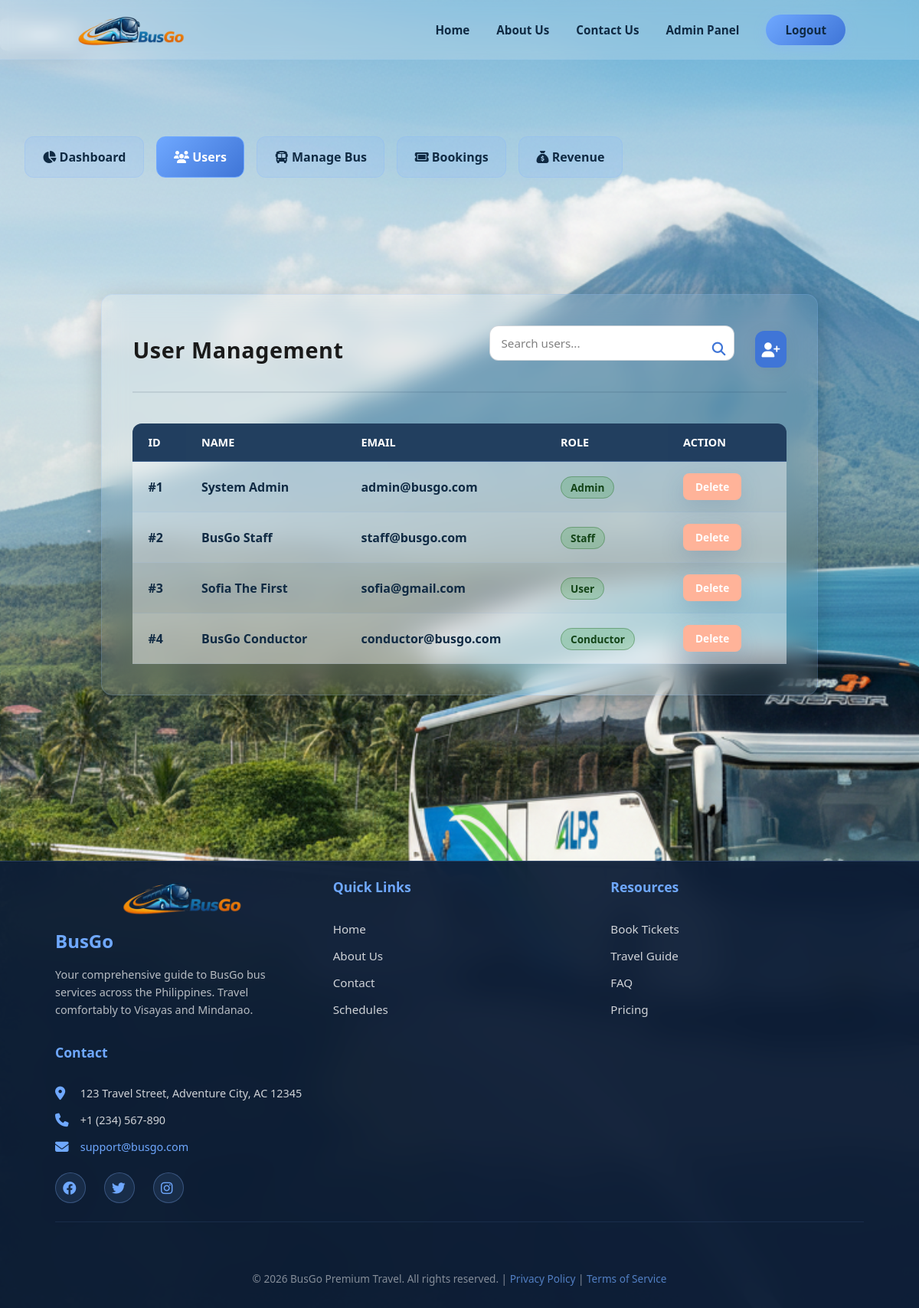
Page /admin/users (signed in) on the committed database.
### tables this page shows
CREATE TABLE users (
            id INTEGER PRIMARY KEY AUTOINCREMENT,
            fullname TEXT NOT NULL,
            email TEXT UNIQUE NOT NULL,
            password TEXT NOT NULL,
            role TEXT DEFAULT 'user',
            created_at TEXT DEFAULT CURRENT_TIMESTAMP
        );

### app.py (the view, shortened to what this page needs)
@app.route("/admin/users", methods=["GET", "POST"])
def admin_users():
    if "user_id" not in session or session.get("role") != "admin":
        return redirect(url_for("home"))
    conn = get_db_connection()
    users = conn.execute(
        "SELECT id, fullname, email, role FROM users"
    ).fetchall()
    conn.close()
    return render_template("admin_users.html", users=users)

### app.py (called while the page is built)
def get_db_connection():
    conn = sqlite3.connect(DATABASE)
    conn.row_factory = sqlite3.Row
    return conn

@app.context_processor
def inject_user_info():
    return dict(
        user_role=session.get("role"),
        user_name=session.get("fullname")
    )

### templates/admin_users.html (shortened to what this page needs)
{% extends "base.html" %}
{% block content %}
<div class="admin-wrapper">
    <div class="admin-content">
        <div class="admin-topnav">
            <a href="{{ url_for('admin_dashboard') }}" class="{% if request.endpoint == 'admin_dashboard' %}active{% endif %}">
                <i class="fa-solid fa-chart-pie"></i> Dashboard
            </a>
            <a href="{{ url_for('admin_users') }}" class="{% if request.endpoint == 'admin_users' %}active{% endif %}">
                <i class="fa-solid fa-users"></i> Users
            </a>
            <a href="{{ url_for('admin_buses') }}" class="{% if request.endpoint == 'admin_buses' %}active{% endif %}">
                <i class="fa-solid fa-bus"></i> Manage Bus
            </a>
            <a href="{{ url_for('admin_bookings') }}" class="{% if request.endpoint == 'admin_bookings' %}active{% endif %}">
                <i class="fa-solid fa-ticket"></i> Bookings
            </a>
            <a href="{{ url_for('admin_revenue') }}" class="{% if request.endpoint == 'admin_revenue' %}active{% endif %}">
                <i class="fa-solid fa-sack-dollar"></i> Revenue
            </a>
        </div>
        <main class="schedule-main">
            <div class="schedule-container glass-card user-panel-page" style="width: 98%; max-width: 1800px; padding: 2.5rem;">
                <header class="content-header" style="display: flex; justify-content: space-between; align-items: center; margin-bottom: 2.5rem; width: 100%; border-bottom: 2px solid rgba(16, 42, 67, 0.1); padding-bottom: 1.5rem;">
                    <h2 class="section-heading" style="margin: 0; color: var(--dark-text); font-size: 1.8rem; font-weight: 800;">User Management</h2>
                    <div class="header-actions">
                        <div class="search-wrapper" style="position: relative; margin: 0;">
                            <input id="userSearch" type="text" placeholder="Search users..." class="search-input" style="padding: 12px 45px 12px 15px; width: 320px; border-radius: 12px; background: white; color: var(--dark-text); border: 1px solid rgba(16,42,67,0.2);">
                            <i class="fa-solid fa-magnifying-glass" style="position: absolute; right: 15px; top: 50%; transform: translateY(-50%); color: var(--accent-dark); font-size: 1.1rem;"></i>
                        </div>
                        <button id="addUserBtn" class="add-bus-btn" type="button" aria-label="Add new user" style="border-radius: 12px; width: 48px; height: 48px; background: var(--accent-dark); margin-left: 0.5rem; border: none; color: white;">
                            <i class="fa-solid fa-user-plus"></i>
                        </button>
                    </div>
                </header>
                <table class="admin-table" id="usersTable">
                    <thead style="background: var(--dark-text);">
                        <tr>
                            <th style="color: white; border-radius: 12px 0 0 0;">ID</th>
                            <th style="color: white;">Name</th>
                            <th style="color: white;">Email</th>
                            <th style="color: white;">Role</th>
                            <th style="color: white; border-radius: 0 12px 0 0;">Action</th>
                        </tr>
                    </thead>
                    <tbody style="background: rgba(255,255,255,0.4);">
                        {% for user in users %}
                        <tr style="border-bottom: 1px solid rgba(16,42,67,0.1);">
                            <td style="color: var(--dark-text); font-weight: 700;">#{{ user.id }}</td>
                            <td style="color: var(--dark-text); font-weight: 700;">{{ user.fullname }}</td>
                            <td style="color: var(--dark-text);">{{ user.email }}</td>
                            <td>
                                <span class="status-available" style="padding: 4px 12px; border-radius: 20px; font-size: 0.85rem; text-transform: capitalize;">{{ user.role }}</span>
                            </td>
                            <td>
                                <a href="{{ url_for('delete_user', user_id=user.id) }}" class="cancel-btn" style="padding: 8px 16px; border-radius: 8px; font-size: 0.85rem;" onclick="return confirm('Are you sure you want to delete this user?')">Delete</a>
                            </td>
                        </tr>
                        {% endfor %}
                    </tbody>
                </table>
            </div>
        </main>
    </div>
</div>
{% endblock %}

### rows in the picture
users: id "1", fullname "System Admin", email "admin@busgo.com", role "Admin"
users: id "2", fullname "BusGo Staff", email "staff@busgo.com", role "Staff"
users: id "3", fullname "Sofia The First", email "sofia@gmail.com", role "User"
users: id "4", fullname "BusGo Conductor", email "conductor@busgo.com", role "Conductor"
